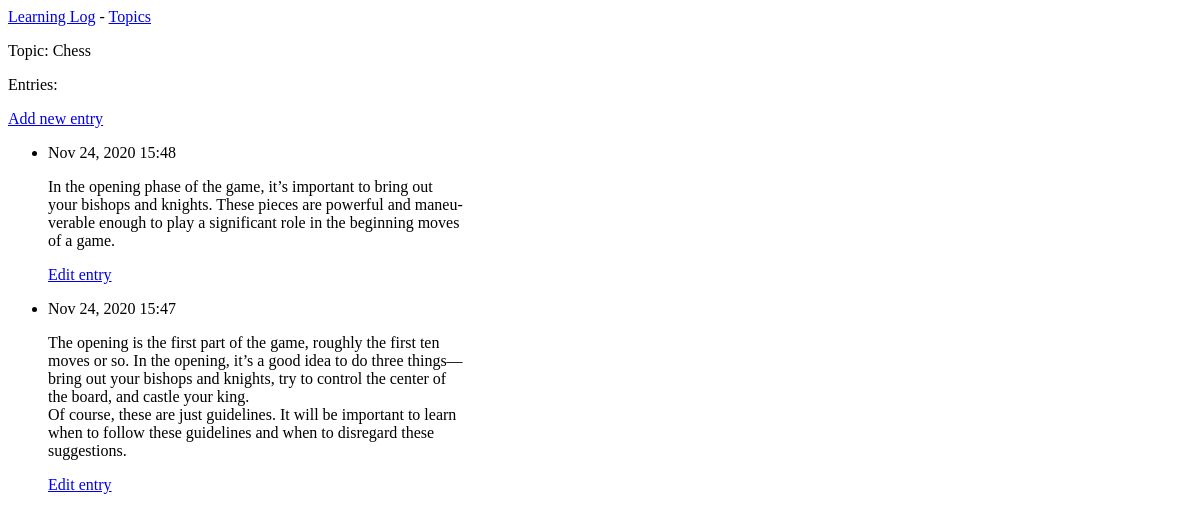
Page /topics/1/ on the earlier database version.
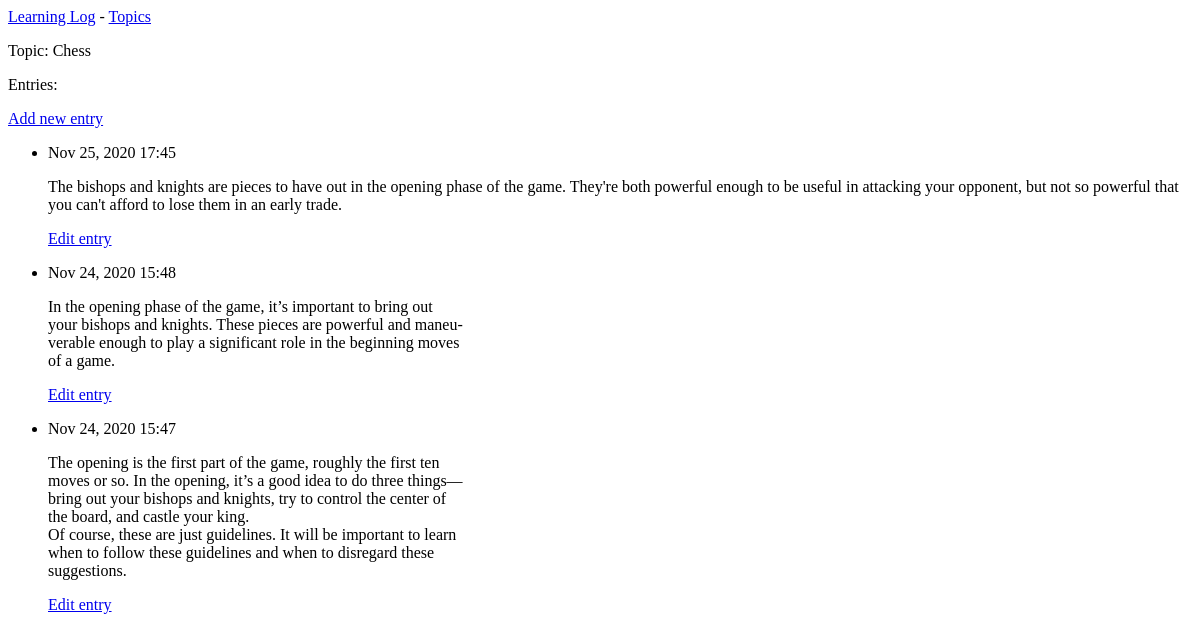
Same page on the later database version.
### learning_logs/models.py (models this page shows, shortened)
class Topic(models.Model):
    text = models.CharField(max_length=200)
    date_added = models.DateTimeField(auto_now_add=True)
    def __str__(self):
        return self.text

class Entry(models.Model):
    topic = models.ForeignKey(Topic, on_delete=models.CASCADE)
    text = models.TextField()
    date_added = models.DateTimeField(auto_now_add=True)
    class Meta:
        verbose_name_plural = 'entries'

### learning_logs/views.py (the view)
# urls.py: path('topics/<int:topic_id>/', views.topic, name='topic'),
def topic(request, topic_id):
    topic = Topic.objects.get(id=topic_id)
    entries = topic.entry_set.order_by('-date_added')
    context = {'topic': topic, 'entries': entries}
    return render(request, 'learning_logs/topic.html', context)

### learning_logs/templates/learning_logs/topic.html
{% extends 'learning_logs/base.html' %}
{% block content %}
    <p>Topic: {{ topic }}</p>
    <p>Entries:</p>
    <p>
        <a href="{% url 'learning_logs:new_entry' topic.id %}">Add new entry</a>
    </p>
    <ul>
        {% for entry in entries %}
            <li>
                <p>{{ entry.date_added|date:'M d, Y H:i' }}</p>
                <p>{{ entry.text|linebreaks }}</p>
                <p>
                    <a href="{% url 'learning_logs:edit_entry' entry.id %}">Edit entry</a>
                </p>
            </li>
        {% empty %}
            <li>There are no entries for this topic yet.</li>
        {% endfor %}
    </ul>
{% endblock content %}

### learning_logs/templates/learning_logs/base.html
<p>
    <a href="{% url 'learning_logs:index' %}">Learning Log</a> -
    <a href="{% url 'learning_logs:topics' %}">Topics</a>
</p>
{% block content %}{% endblock content %}

Differences in the rows shown:
added Entry: date_added "Nov 25, 2020 17:45", text "The bishops and knights are pieces to have out in the opening phase of the game. They're both powerful enough to be useful in attacking your opponent, but not so powerful that you can't afford to lose them in an early trade."
